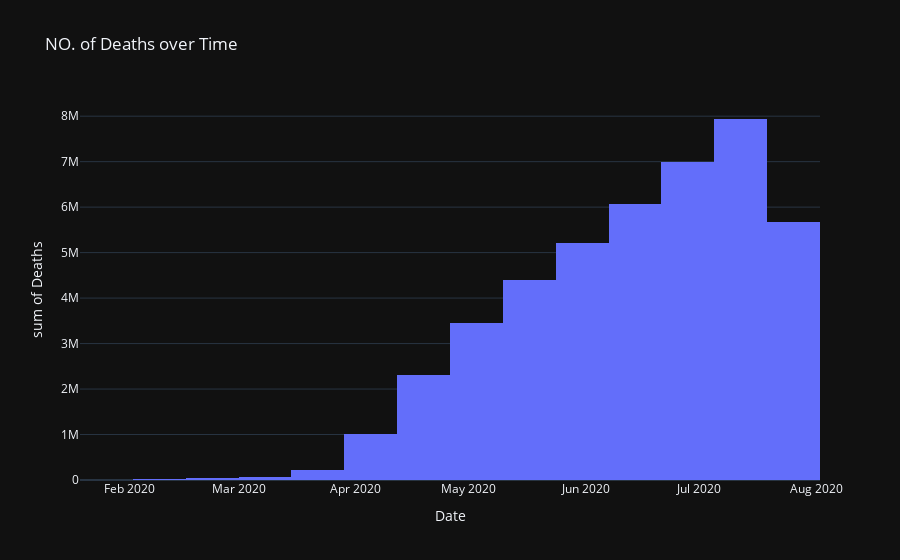

Source (notebook cell):
### Code cell
px.histogram(day_wise,x='Date',y='Deaths',title='NO. of Deaths over Time',template="plotly_dark")

### Figure 1 — Plotly figure (JSON) as saved in the notebook; plotly's stock layout.template omitted (floating-point values rounded to 4 significant figures; data arrays with more than 128 entries replaced by an {"elided": "..."} marker saying what was removed)
{"data": [{"alignmentgroup": "True", "bingroup": "x", "histfunc": "sum", "hovertemplate": "Date=%{x}<br>sum of Deaths=%{y}<extra></extra>", "legendgroup": "", "marker": {"color": "#636efa", "pattern": {"shape": ""}}, "name": "", "offsetgroup": "", "orientation": "v", "showlegend": false, "type": "histogram", "x": {"elided": "188 str values"}, "xaxis": "x", "y": {"elided": "188 int values"}, "yaxis": "y"}], "layout": {"barmode": "relative", "legend": {"tracegroupgap": 0}, "title": {"text": "NO. of Deaths over Time"}, "xaxis": {"anchor": "y", "domain": [0, 1], "title": {"text": "Date"}}, "yaxis": {"anchor": "x", "domain": [0, 1], "title": {"text": "sum of Deaths"}}}}
